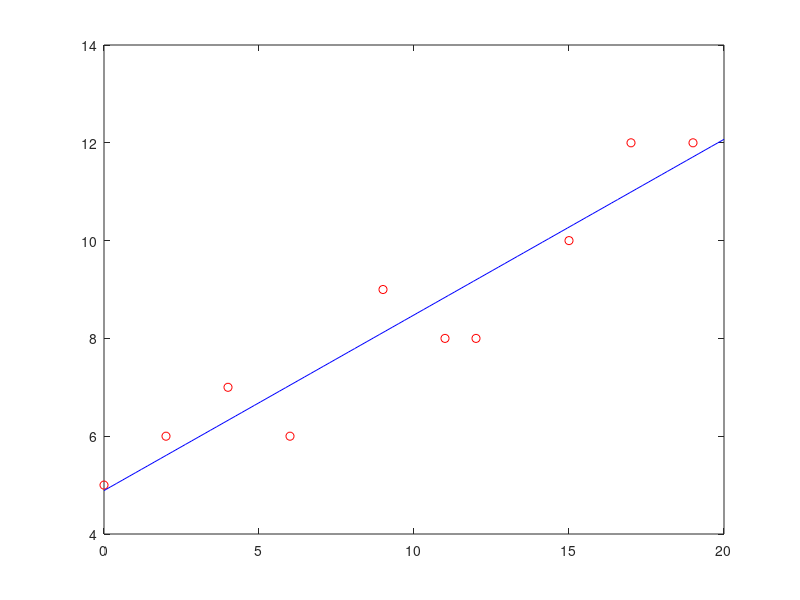

This figure's MATLAB source:
% Input the data
x = [0 2 4 6 9 11 12 15 17 19] ;
y = [5 6 7 6 9 8 8 10 12 12] ;
n = 10 ; % Number of data points should be calculated from the input vectors rather than counted manualy

% Obtain the necessary columns of the table
xy = x.*y ;
xsq = x.^2 ; % x-squared column
      
% Obtain the values needed for the formulae
sumx = sum(x) ;
sumy = sum(y) ;
sumxy = sum(xy) ;
sumxsq = sum(xsq) ;
xbar = mean(x) ;
ybar = mean(y) ;

% Calculate the coefficients using the formulae in the lecture notes
% (either algebraic formulae or set up the matrix and solve with the backslash
% operator, Gauss-Jordan elimination or LU-factorisation.
a1 = ( (n * sumxy) - (sumx * sumy) ) / ( n * sumxsq - (sumx)^2 );
a0 = ybar - (a1 * xbar);

% Calculate the fitted data
xfit = linspace(0,20); % Include enough x-values for the fitting function so that it looks smooth
yfit = @(x) a0 + a1*x ; % The equation of the line using the xfit points

% Plot both raw data and the fitting equation on the same graph
plot(x, y , 'ro');
hold on
plot(xfit, yfit(xfit), 'b')